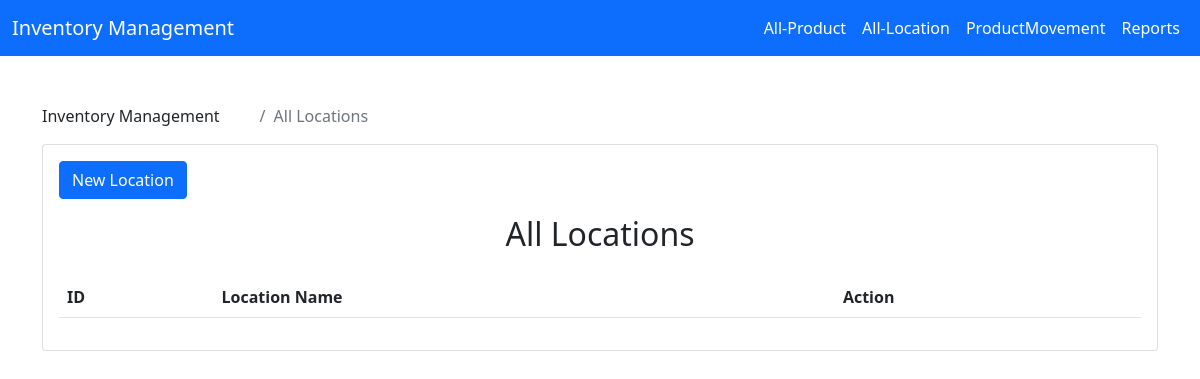
/all-location, run on an earlier commit of the app's database.
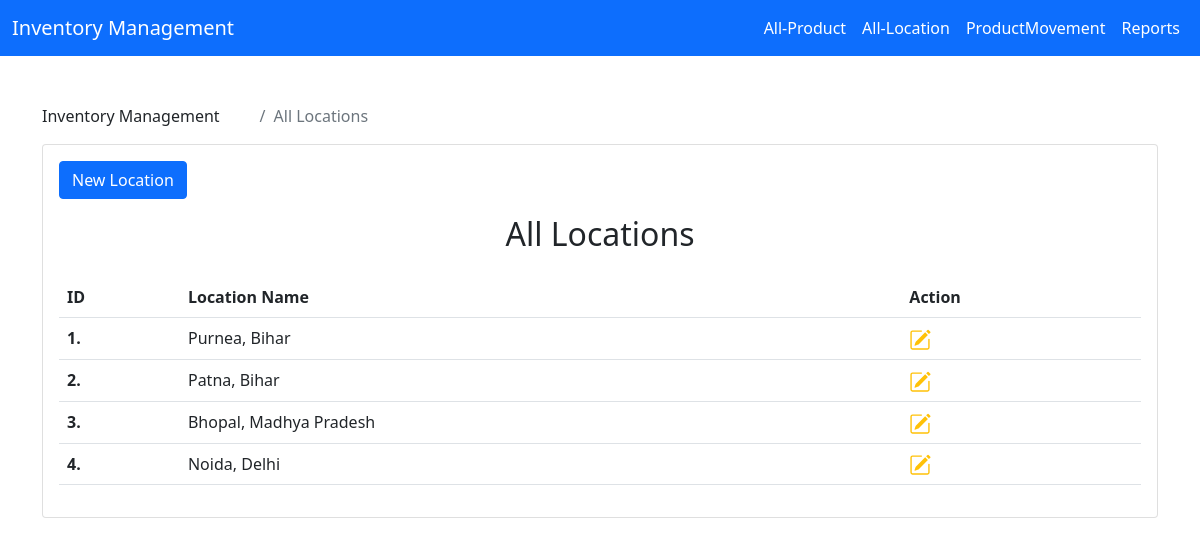
And on a later commit of the database.
### app/models.py (models this page shows, shortened)
class WLocat(models.Model):
    city = models.CharField(max_length=200, null=True, blank=True)
    state = models.CharField(max_length=200, null=True, blank=True)

### app/views.py (the view)
# urls.py: path('all-location',Location.as_view(),name='all-location'),
class Location(ListView):
    queryset = WLocat.objects.all()
    template_name = 'all-locations.html'

### templates/all-locations.html (shortened to what this page needs)
{% extends 'base.html' %}
{% block content %}
    <div class="container mt-5">
        <div class="row">
            <div class="col-12 mx-auto">
            <div class="page-breadcrumb d-none d-sm-flex align-items-center mb-3">
					<div class="breadcrumb-title pe-3">Inventory Management</div>
					<div class="ps-3">
						<nav aria-label="breadcrumb">
							<ol class="breadcrumb mb-0 p-0">
								<li class="breadcrumb-item active" aria-current="page">All Locations</li>
							</ol>
						</nav>
					</div>
				</div>
                <div class="card">
                <div class="col-lg-3 col-xl-2 m-3">
                    <a href="{% url 'add-location' %}" class="btn btn-primary mb-3 mb-lg-0">New Location</a>
                </div>
                <h2 class="card-title text-center">All Locations</h2>
                <div class="card-body">
                <table class="table table-hover">
                    <tr>
                        <th>ID</th>
                        <th>Location Name</th>
                        <th>Action</th>
                    </tr>
                    {% for foo in object_list %}
                        <tr>
                        <th>{{ foo.id }}.</th>
                        <td>{{ foo.city|capfirst }}, {{ foo.state }}</td>
                        <td>
                            <a href="{% url 'update-locations' foo.id %}">
                            </a>
                        </td>
                        </tr>
                    {% endfor %}
                </table>
            </div>
        </div>
            </div>
        </div>
    </div>
{% endblock %}

What changed in the data, as far as the page shows it:
added WLocat: id "1", city "Purnea", state "Bihar"
added WLocat: id "2", city "Patna", state "Bihar"
added WLocat: id "3", city "Bhopal", state "Madhya Pradesh"
added WLocat: id "4", city "Noida", state "Delhi"
